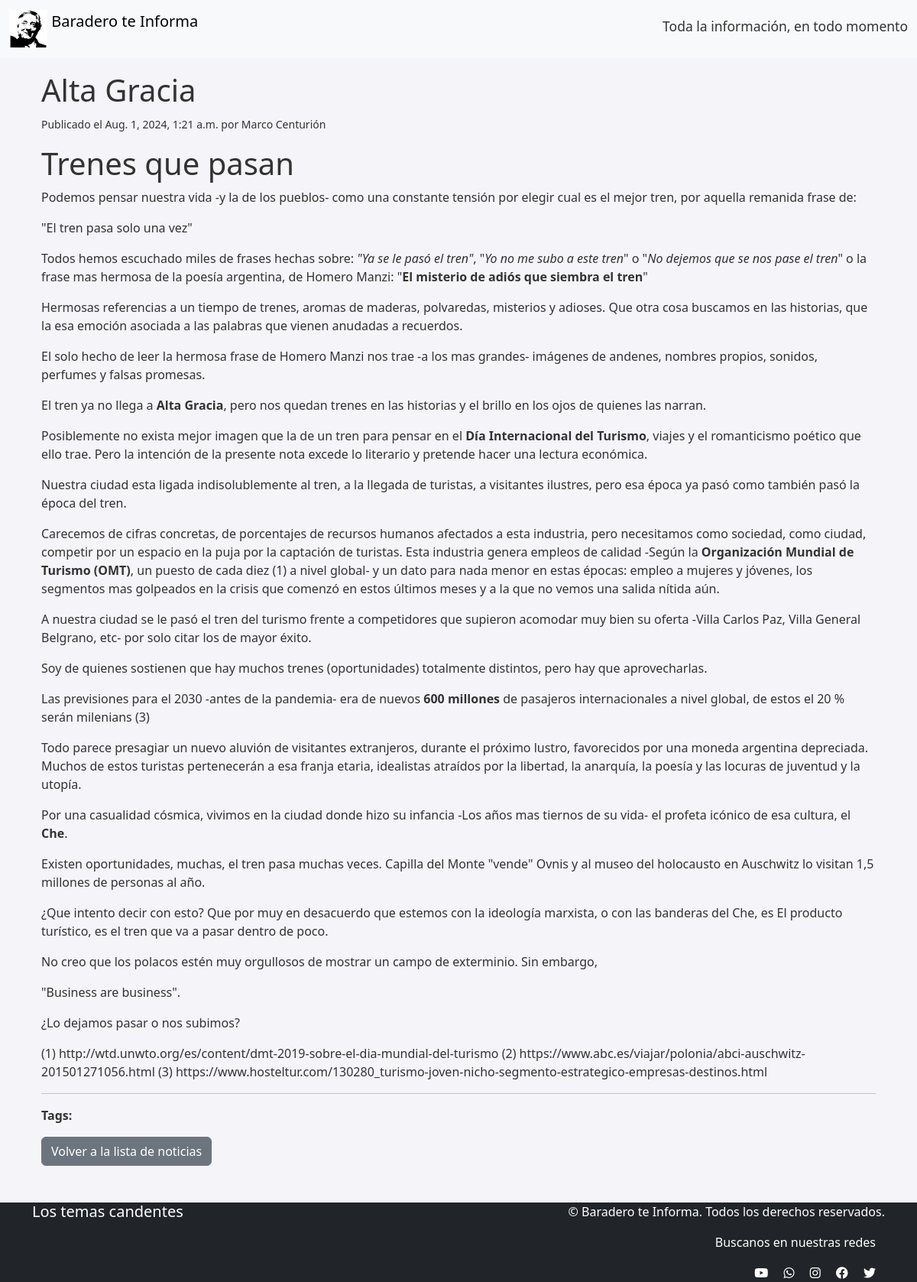
Page /noticias/5/ on the committed database.
### noticias/models.py (models this page shows, shortened)
class Noticia(models.Model):
    titulo = models.CharField(max_length=200)
    resumen = models.TextField()
    contenido = models.TextField(null=True, blank=True)
    archivo_texto = models.FileField(upload_to='textos/', null=True, blank=True)
    categoria = models.ForeignKey(Categoria, on_delete=models.CASCADE)
    tags = models.ManyToManyField(Tag, related_name='noticias')
    fecha_creacion = models.DateTimeField(auto_now_add=True)
    nombre_usuario = models.CharField(max_length=100)
    apellido_usuario = models.CharField(max_length=100)

### noticias/views.py (the view)
# urls.py: path('<int:id>/', views.detalle_noticia, name='detalle_noticia'),
def detalle_noticia(request, id):
    noticia = get_object_or_404(Noticia, id=id)
    return render(request, 'noticias/detalle.html', {'noticia': noticia})

### noticias/templates/noticias/detalle.html (shortened to what this page needs)
{% extends 'noticias/base.html' %}
{% block content %}
<div class="container">
    <h1>{{ noticia.titulo }}</h1>
    <p><small>Publicado el {{ noticia.fecha_creacion }} por {{ noticia.nombre_usuario }} {{ noticia.apellido_usuario }}</small></p>
    <div class="content">
        {{ noticia.contenido|safe }}
    </div>
    <hr>
    <div class="tags">
        <p><strong>Tags:</strong>
        </p>
    </div>
    <a href="{% url 'noticias:listar_noticias' %}" class="btn btn-secondary">Volver a la lista de noticias</a>
</div>
{% endblock %}

### noticias/static/css/styles.css (style rules this page uses)
body { background-color: #f4f4f9; color: #333; }
a { color: #0066cc; }
body { padding-top: 70px; }

### rows in the picture
Noticia: titulo "Alta Gracia", fecha_creacion "Aug. 1, 2024, 1:21 a.m.", nombre_usuario "Marco", apellido_usuario "Centurión", contenido "Trenes que pasan Podemos pensar nuestra vida -y la de los pueblos- como una constante tensión por elegir cual es el mejor tren, por aquella remanida frase de: \"El tren pasa solo una vez\" Todos hemos escuchado miles de frases hechas sobre: \"Ya se le pasó el tren\" , \" Yo no me subo a este tren \" o \" No dejemos que se nos pase el tren \" o la frase mas hermosa de la poesía argentina, de Homero Manzi: \" El misterio de adiós que siembra el tren \" Hermosas referencias a un tiempo de trenes, aromas de maderas, polvaredas, misterios y adioses. Que otra cosa buscamos en las historias, que la esa emoción asociada a las palabras que vienen anudadas a recuerdos. El solo hecho de leer la hermosa frase de…"
